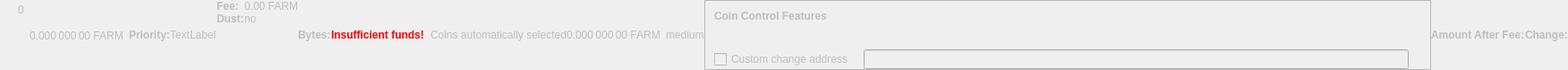
    <widget class="QWidget" name="dummyHideWidget" native="true">
     <property name="enabled">
      <bool>false</bool>
     </property>
     <property name="maximumSize">
      <size>
       <width>100</width>
       <height>22</height>
      </size>
     </property>
     <layout class="QHBoxLayout" name="dummyHideLayout">
      <property name="spacing">
       <number>0</number>
      </property>
      <property name="margin">
       <number>0</number>
      </property>
      <item>
       <layout class="QFormLayout" name="formLayoutCoinControl1">
        <property name="horizontalSpacing">
         <number>10</number>
        </property>
        <property name="verticalSpacing">
         <number>14</number>
        </property>
        <property name="leftMargin">
         <number>10</number>
        </property>
        <property name="topMargin">
         <number>4</number>
        </property>
        <property name="rightMargin">
         <number>6</number>
        </property>
        <item row="0" column="1">
         <widget class="QLabel" name="labelCoinControlBytes">
          <property name="cursor">
           <cursorShape>IBeamCursor</cursorShape>
          </property>
          <property name="contextMenuPolicy">
           <enum>Qt::ActionsContextMenu</enum>
          </property>
          <property name="text">
           <string notr="true">0</string>
          </property>
          <property name="textInteractionFlags">
           <set>Qt::LinksAccessibleByMouse|Qt::TextSelectableByKeyboard|Qt::TextSelectableByMouse</set>
          </property>
         </widget>
        </item>
       </layout>
      </item>
      <item>
       <widget class="QLabel" name="labelCoinControlAfterFee">
        <property name="enabled">
         <bool>false</bool>
        </property>
        <property name="sizePolicy">
         <sizepolicy hsizetype="Fixed" vsizetype="Fixed">
          <horstretch>0</horstretch>
          <verstretch>0</verstretch>
         </sizepolicy>
        </property>
        <property name="minimumSize">
         <size>
          <width>111</width>
          <height>12</height>
         </size>
        </property>
        <property name="maximumSize">
         <size>
          <width>111</width>
          <height>12</height>
         </size>
        </property>
        <property name="cursor">
         <cursorShape>IBeamCursor</cursorShape>
        </property>
        <property name="contextMenuPolicy">
         <enum>Qt::ActionsContextMenu</enum>
        </property>
        <property name="text">
         <string notr="true">0.000 000 00 FARM</string>
        </property>
        <property name="textInteractionFlags">
         <set>Qt::LinksAccessibleByMouse|Qt::TextSelectableByKeyboard|Qt::TextSelectableByMouse</set>
        </property>
       </widget>
      </item>
      <item>
       <widget class="QLabel" name="labelCoinControlPriorityText">
        <property name="enabled">
         <bool>false</bool>
        </property>
        <property name="font">
         <font>
          <weight>75</weight>
          <bold>true</bold>
         </font>
        </property>
        <property name="text">
         <string>Priority:</string>
        </property>
       </widget>
      </item>
      <item>
       <layout class="QHBoxLayout" name="horizontalLayout">
        <item>
         <widget class="QLabel" name="WarningLabel">
          <property name="text">
           <string>TextLabel</string>
          </property>
         </widget>
        </item>
       </layout>
      </item>
      <item>
       <layout class="QFormLayout" name="formLayoutCoinControl3">
        <property name="horizontalSpacing">
         <number>0</number>
        </property>
        <property name="verticalSpacing">
         <number>0</number>
        </property>
        <property name="leftMargin">
         <number>0</number>
        </property>
        <property name="topMargin">
         <number>0</number>
        </property>
        <property name="rightMargin">
         <number>0</number>
        </property>
        <item row="0" column="0">
         <widget class="QLabel" name="labelCoinControlFeeText">
          <property name="enabled">
           <bool>false</bool>
          </property>
          <property name="font">
           <font>
            <weight>75</weight>
            <bold>true</bold>
           </font>
          </property>
          <property name="text">
           <string>Fee:</string>
          </property>
          <property name="margin">
           <number>0</number>
          </property>
         </widget>
        </item>
        <item row="0" column="1">
         <widget class="QLabel" name="labelCoinControlFee">
          <property name="enabled">
           <bool>false</bool>
          </property>
          <property name="cursor">
           <cursorShape>IBeamCursor</cursorShape>
          </property>
          <property name="contextMenuPolicy">
           <enum>Qt::ActionsContextMenu</enum>
          </property>
          <property name="text">
           <string notr="true">0.00 FARM</string>
          </property>
          <property name="textInteractionFlags">
           <set>Qt::LinksAccessibleByMouse|Qt::TextSelectableByKeyboard|Qt::TextSelectableByMouse</set>
          </property>
         </widget>
        </item>
        <item row="1" column="0">
         <widget class="QLabel" name="labelCoinControlLowOutputText">
          <property name="enabled">
           <bool>false</bool>
          </property>
          <property name="font">
           <font>
            <weight>75</weight>
            <bold>true</bold>
           </font>
          </property>
          <property name="text">
           <string>Dust:</string>
          </property>
         </widget>
        </item>
        <item row="1" column="1">
         <widget class="QLabel" name="labelCoinControlLowOutput">
          <property name="enabled">
           <bool>false</bool>
          </property>
          <property name="cursor">
           <cursorShape>IBeamCursor</cursorShape>
          </property>
          <property name="contextMenuPolicy">
           <enum>Qt::ActionsContextMenu</enum>
          </property>
          <property name="text">
           <string>no</string>
          </property>
          <property name="textInteractionFlags">
           <set>Qt::LinksAccessibleByMouse|Qt::TextSelectableByKeyboard|Qt::TextSelectableByMouse</set>
          </property>
         </widget>
        </item>
       </layout>
      </item>
      <item>
       <widget class="QLabel" name="labelCoinControlBytesText">
        <property name="enabled">
         <bool>false</bool>
        </property>
        <property name="font">
         <font>
          <weight>75</weight>
          <bold>true</bold>
         </font>
        </property>
        <property name="text">
         <string>Bytes:</string>
        </property>
       </widget>
      </item>
      <item>
       <layout class="QFormLayout" name="formLayoutCoinControl2">
        <property name="horizontalSpacing">
         <number>0</number>
        </property>
        <property name="verticalSpacing">
         <number>0</number>
        </property>
        <property name="leftMargin">
         <number>0</number>
        </property>
        <property name="topMargin">
         <number>0</number>
        </property>
        <property name="rightMargin">
         <number>0</number>
        </property>
       </layout>
      </item>
      <item>
       <layout class="QHBoxLayout" name="horizontalLayoutCoinControl2">
        <property name="spacing">
         <number>0</number>
        </property>
        <property name="bottomMargin">
         <number>0</number>
        </property>
       </layout>
      </item>
      <item>
       <widget class="QLabel" name="labelCoinControlInsuffFunds">
        <property name="enabled">
         <bool>false</bool>
        </property>
        <property name="minimumSize">
         <size>
          <width>0</width>
          <height>0</height>
         </size>
        </property>
        <property name="font">
         <font>
          <weight>75</weight>
          <bold>true</bold>
         </font>
        </property>
        <property name="styleSheet">
         <string notr="true">color:red;font-weight:bold;</string>
        </property>
        <property name="text">
         <string>Insufficient funds!</string>
        </property>
        <property name="margin">
         <number>5</number>
        </property>
       </widget>
      </item>
      <item>
       <layout class="QFormLayout" name="formLayoutCoinControl4">
        <property name="horizontalSpacing">
         <number>0</number>
        </property>
        <property name="verticalSpacing">
         <number>0</number>
        </property>
        <property name="leftMargin">
         <number>0</number>
        </property>
        <property name="topMargin">
         <number>0</number>
        </property>
        <property name="rightMargin">
         <number>0</number>
        </property>
       </layout>
      </item>
      <item>
       <widget class="QLabel" name="labelCoinControlChangeLabel">
        <property name="enabled">
         <bool>false</bool>
        </property>
        <property name="sizePolicy">
         <sizepolicy hsizetype="Preferred" vsizetype="Expanding">
          <horstretch>0</horstretch>
          <verstretch>0</verstretch>
         </sizepolicy>
        </property>
        <property name="minimumSize">
         <size>
          <width>0</width>
          <height>0</height>
         </size>
        </property>
        <property name="text">
         <string/>
        </property>
        <property name="margin">
         <number>3</number>
        </property>
       </widget>
      </item>
      <item>
       <widget class="QLabel" name="labelCoinControlAutomaticallySelected">
        <property name="enabled">
         <bool>false</bool>
        </property>
        <property name="sizePolicy">
         <sizepolicy hsizetype="Fixed" vsizetype="Fixed">
          <horstretch>0</horstretch>
          <verstretch>0</verstretch>
         </sizepolicy>
        </property>
        <property name="minimumSize">
         <size>
          <width>0</width>
          <height>0</height>
         </size>
        </property>
        <property name="maximumSize">
         <size>
          <width>240</width>
          <height>16777215</height>
         </size>
        </property>
        <property name="text">
         <string>Coins automatically selected</string>
        </property>
        <property name="margin">
         <number>5</number>
        </property>
       </widget>
      </item>
      <item>
       <widget class="QLabel" name="labelCoinControlChange">
        <property name="enabled">
         <bool>false</bool>
        </property>
        <property name="sizePolicy">
         <sizepolicy hsizetype="Fixed" vsizetype="Fixed">
          <horstretch>0</horstretch>
          <verstretch>0</verstretch>
         </sizepolicy>
        </property>
        <property name="minimumSize">
         <size>
          <width>111</width>
          <height>0</height>
         </size>
        </property>
        <property name="maximumSize">
         <size>
          <width>111</width>
          <height>16777215</height>
         </size>
        </property>
        <property name="cursor">
         <cursorShape>IBeamCursor</cursorShape>
        </property>
        <property name="contextMenuPolicy">
         <enum>Qt::ActionsContextMenu</enum>
        </property>
        <property name="text">
         <string notr="true">0.000 000 00 FARM</string>
        </property>
        <property name="textInteractionFlags">
         <set>Qt::LinksAccessibleByMouse|Qt::TextSelectableByKeyboard|Qt::TextSelectableByMouse</set>
        </property>
       </widget>
      </item>
      <item>
       <widget class="QLabel" name="labelCoinControlPriority">
        <property name="enabled">
         <bool>false</bool>
        </property>
        <property name="cursor">
         <cursorShape>IBeamCursor</cursorShape>
        </property>
        <property name="contextMenuPolicy">
         <enum>Qt::ActionsContextMenu</enum>
        </property>
        <property name="text">
         <string>medium</string>
        </property>
        <property name="textInteractionFlags">
         <set>Qt::LinksAccessibleByMouse|Qt::TextSelectableByKeyboard|Qt::TextSelectableByMouse</set>
        </property>
       </widget>
      </item>
      <item>
       <widget class="QFrame" name="frameCoinControl">
        <property name="sizePolicy">
         <sizepolicy hsizetype="Expanding" vsizetype="Expanding">
          <horstretch>0</horstretch>
          <verstretch>0</verstretch>
         </sizepolicy>
        </property>
        <property name="maximumSize">
         <size>
          <width>16777215</width>
          <height>16777215</height>
         </size>
        </property>
        <property name="frameShape">
         <enum>QFrame::StyledPanel</enum>
        </property>
        <property name="frameShadow">
         <enum>QFrame::Sunken</enum>
        </property>
        <layout class="QVBoxLayout" name="verticalLayoutCoinControl2_2">
         <property name="spacing">
          <number>0</number>
         </property>
         <property name="margin">
          <number>0</number>
         </property>
         <item>
          <layout class="QVBoxLayout" name="verticalLayoutCoinControl" stretch="0,0,0,1">
           <property name="spacing">
            <number>0</number>
           </property>
           <property name="leftMargin">
            <number>10</number>
           </property>
           <property name="topMargin">
            <number>10</number>
           </property>
           <item>
            <layout class="QHBoxLayout" name="horizontalLayoutCoinControl1">
             <property name="bottomMargin">
              <number>15</number>
             </property>
             <item>
              <widget class="QLabel" name="labelCoinControlFeatures">
               <property name="enabled">
                <bool>false</bool>
               </property>
               <property name="sizePolicy">
                <sizepolicy hsizetype="Preferred" vsizetype="Maximum">
                 <horstretch>0</horstretch>
                 <verstretch>0</verstretch>
                </sizepolicy>
               </property>
               <property name="font">
                <font>
                 <weight>75</weight>
                 <bold>true</bold>
                </font>
               </property>
               <property name="styleSheet">
                <string notr="true">font-weight:bold;</string>
               </property>
               <property name="text">
                <string>Coin Control Features</string>
               </property>
              </widget>
             </item>
            </layout>
           </item>
           <item>
            <widget class="QWidget" name="widgetCoinControl" native="true">
             <property name="sizePolicy">
              <sizepolicy hsizetype="Preferred" vsizetype="Preferred">
               <horstretch>0</horstretch>
               <verstretch>0</verstretch>
              </sizepolicy>
             </property>
             <property name="minimumSize">
              <size>
               <width>0</width>
               <height>0</height>
              </size>
             </property>
             <property name="styleSheet">
              <string notr="true"/>
             </property>
             <layout class="QHBoxLayout" name="horizontalLayoutCoinControl5_2">
              <property name="margin">
               <number>0</number>
              </property>
              <item>
               <layout class="QHBoxLayout" name="horizontalLayoutCoinControl3">
                <property name="spacing">
                 <number>20</number>
                </property>
                <property name="topMargin">
                 <number>0</number>
                </property>
                <property name="bottomMargin">
                 <number>10</number>
                </property>
               </layout>
              </item>
             </layout>
            </widget>
           </item>
           <item>
            <layout class="QHBoxLayout" name="horizontalLayoutCoinControl4" stretch="0,0,0">
             <property name="spacing">
              <number>12</number>
             </property>
             <property name="sizeConstraint">
              <enum>QLayout::SetDefaultConstraint</enum>
             </property>
             <property name="topMargin">
              <number>5</number>
             </property>
             <property name="rightMargin">
              <number>5</number>
             </property>
             <item>
              <widget class="QCheckBox" name="checkBoxCoinControlChange">
               <property name="enabled">
                <bool>false</bool>
               </property>
               <property name="toolTip">
                <string>If this is activated, but the change address is empty or invalid, change will be sent to a newly generated address.</string>
               </property>
               <property name="text">
                <string>Custom change address</string>
               </property>
              </widget>
             </item>
             <item>
              <widget class="QValidatedLineEdit" name="lineEditCoinControlChange">
               <property name="enabled">
                <bool>false</bool>
               </property>
               <property name="sizePolicy">
                <sizepolicy hsizetype="Expanding" vsizetype="Fixed">
                 <horstretch>0</horstretch>
                 <verstretch>0</verstretch>
                </sizepolicy>
               </property>
              </widget>
             </item>
             <item>
              <widget class="QLabel" name="labelCoinControlChangeLabel_2">
               <property name="sizePolicy">
                <sizepolicy hsizetype="Preferred" vsizetype="Expanding">
                 <horstretch>0</horstretch>
                 <verstretch>0</verstretch>
                </sizepolicy>
               </property>
               <property name="minimumSize">
                <size>
                 <width>0</width>
                 <height>0</height>
                </size>
               </property>
               <property name="text">
                <string/>
               </property>
               <property name="margin">
                <number>3</number>
               </property>
              </widget>
             </item>
            </layout>
           </item>
           <item>
            <spacer name="verticalSpacerCoinControl">
             <property name="orientation">
              <enum>Qt::Vertical</enum>
             </property>
             <property name="sizeHint" stdset="0">
              <size>
               <width>800</width>
               <height>1</height>
              </size>
             </property>
            </spacer>
           </item>
          </layout>
         </item>
        </layout>
       </widget>
      </item>
      <item>
       <widget class="QLabel" name="labelCoinControlAfterFeeText">
        <property name="enabled">
         <bool>false</bool>
        </property>
        <property name="minimumSize">
         <size>
          <width>0</width>
          <height>0</height>
         </size>
        </property>
        <property name="maximumSize">
         <size>
          <width>16777215</width>
          <height>16777215</height>
         </size>
        </property>
        <property name="font">
         <font>
          <weight>75</weight>
          <bold>true</bold>
         </font>
        </property>
        <property name="text">
         <string>Amount After Fee:</string>
        </property>
        <property name="alignment">
         <set>Qt::AlignLeading|Qt::AlignLeft|Qt::AlignVCenter</set>
        </property>
        <property name="margin">
         <number>0</number>
        </property>
       </widget>
      </item>
      <item>
       <widget class="QLabel" name="labelCoinControlChangeText">
        <property name="enabled">
         <bool>false</bool>
        </property>
        <property name="sizePolicy">
         <sizepolicy hsizetype="Preferred" vsizetype="Preferred">
          <horstretch>0</horstretch>
          <verstretch>0</verstretch>
         </sizepolicy>
        </property>
        <property name="minimumSize">
         <size>
          <width>0</width>
          <height>0</height>
         </size>
        </property>
        <property name="maximumSize">
         <size>
          <width>16777215</width>
          <height>16777215</height>
         </size>
        </property>
        <property name="font">
         <font>
          <weight>75</weight>
          <bold>true</bold>
         </font>
        </property>
        <property name="text">
         <string>Change:</string>
        </property>
        <property name="alignment">
         <set>Qt::AlignLeading|Qt::AlignLeft|Qt::AlignVCenter</set>
        </property>
       </widget>
      </item>
     </layout>
    </widget>
